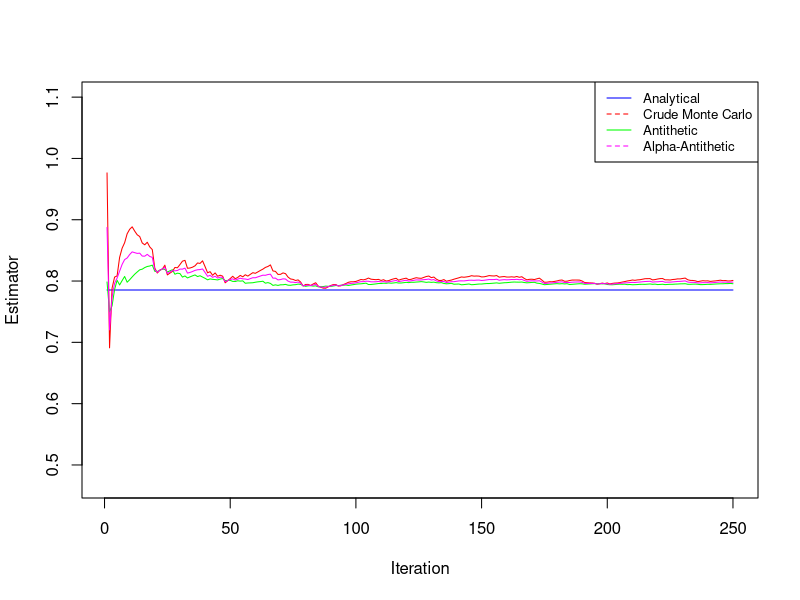

Source code (R):
"
Integration of sqrt(1-x^2) over [0,1] using Crude Monte Carlo (CMC) and antithetic variates.

12.03.2018, H.T.
"

# Parameters
numMCruns <- 250 # Number of CMC evaluations
alpha <- 0.75 # Antithetic split
theta <- pi/4 # Exact result of integrand

# Performance function (which we are integrating over)
"phi" <- function(x)
{
  return( sqrt(1-x^2) )
}

# Generate uniform random numbers and map them accordingly
UnifVec <- runif(numMCruns)
CMCVec <- phi(UnifVec)
AntiVec <- (phi(UnifVec)+phi(1-UnifVec))/2
AntiAlphaVec <- alpha*phi(UnifVec)+(1-alpha)*phi(1-UnifVec)

# Evaluate cumulative estimators
cumsumCMCVec <- cumsum(CMCVec)/rep(1:numMCruns)
cumsumAntiVec <- cumsum(AntiVec)/rep(1:numMCruns)
cumsumAntiAlphaVec <- cumsum(AntiAlphaVec)/rep(1:numMCruns)

# Plots comparison of the estimators
plot(c(1:numMCruns), theta*rep(1,numMCruns), type="l", pch=19, col="blue", xlab="Iteration", ylab="Estimator" )
lines(c(1:numMCruns), cumsumCMCVec, type="l", pch=19, col="red", xlab="Iteration", ylab="Estimator")
lines(c(1:numMCruns), cumsumAntiVec, type="l", pch=19, col="green", xlab="Iteration", ylab="Estimator")
lines(c(1:numMCruns), cumsumAntiAlphaVec, type="l", pch=19, col="magenta", xlab="Iteration", ylab="Estimator")
legend('topright', legend=c("Analytical", "Crude Monte Carlo", "Antithetic", "Alpha-Antithetic"), col=c("blue", "red", "green", "magenta"), lty=1:2, cex=0.8)